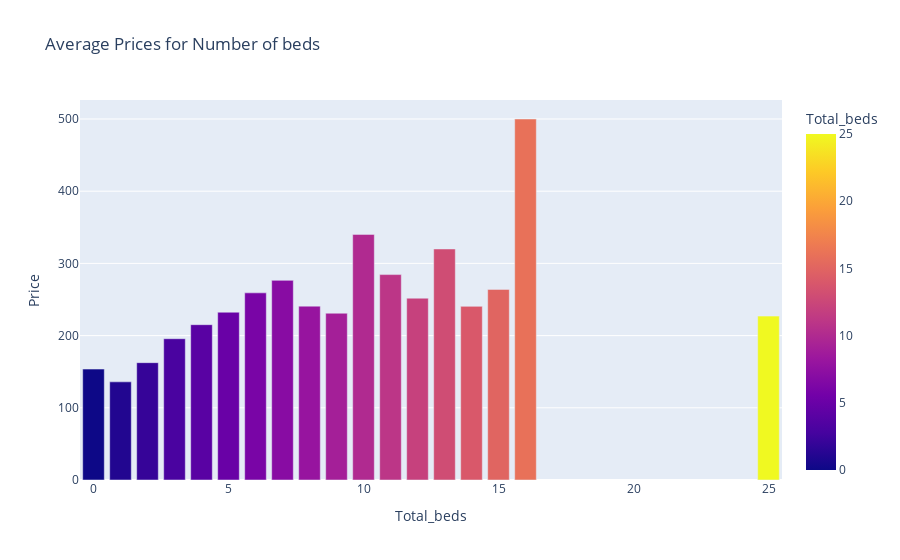

Notebook cell for this chart:
### Code cell
fig = px.bar(Avg_bed_price,
             x="Total_beds",y="Price"
             ,title="Average Prices for Number of beds",
             color="Total_beds")
fig.show()

### Figure 1 — Plotly figure (JSON) as saved in the notebook; plotly's stock layout.template omitted (floating-point values rounded to 4 significant figures)
{"data": [{"alignmentgroup": "True", "hovertemplate": "Total_beds=%{marker.color}<br>Price=%{y}<extra></extra>", "legendgroup": "", "marker": {"color": [0, 1, 2, 3, 4, 5, 6, 7, 8, 9, 10, 11, 12, 13, 14, 15, 16, 25], "coloraxis": "coloraxis", "pattern": {"shape": ""}}, "name": "", "offsetgroup": "", "orientation": "v", "showlegend": false, "textposition": "auto", "type": "bar", "x": [0, 1, 2, 3, 4, 5, 6, 7, 8, 9, 10, 11, 12, 13, 14, 15, 16, 25], "xaxis": "x", "y": [153.6, 135.9, 162.5, 195.7, 215.1, 232.4, 259.2, 276.5, 240.8, 231, 340.2, 284.5, 251.8, 320, 240.5, 264, 500, 227], "yaxis": "y"}], "layout": {"barmode": "relative", "coloraxis": {"colorbar": {"title": {"text": "Total_beds"}}, "colorscale": [[0, "#0d0887"], [0.1111, "#46039f"], [0.2222, "#7201a8"], [0.3333, "#9c179e"], [0.4444, "#bd3786"], [0.5556, "#d8576b"], [0.6667, "#ed7953"], [0.7778, "#fb9f3a"], [0.8889, "#fdca26"], [1, "#f0f921"]]}, "legend": {"tracegroupgap": 0}, "title": {"text": "Average Prices for Number of beds"}, "xaxis": {"anchor": "y", "domain": [0, 1], "title": {"text": "Total_beds"}}, "yaxis": {"anchor": "x", "domain": [0, 1], "title": {"text": "Price"}}}}
